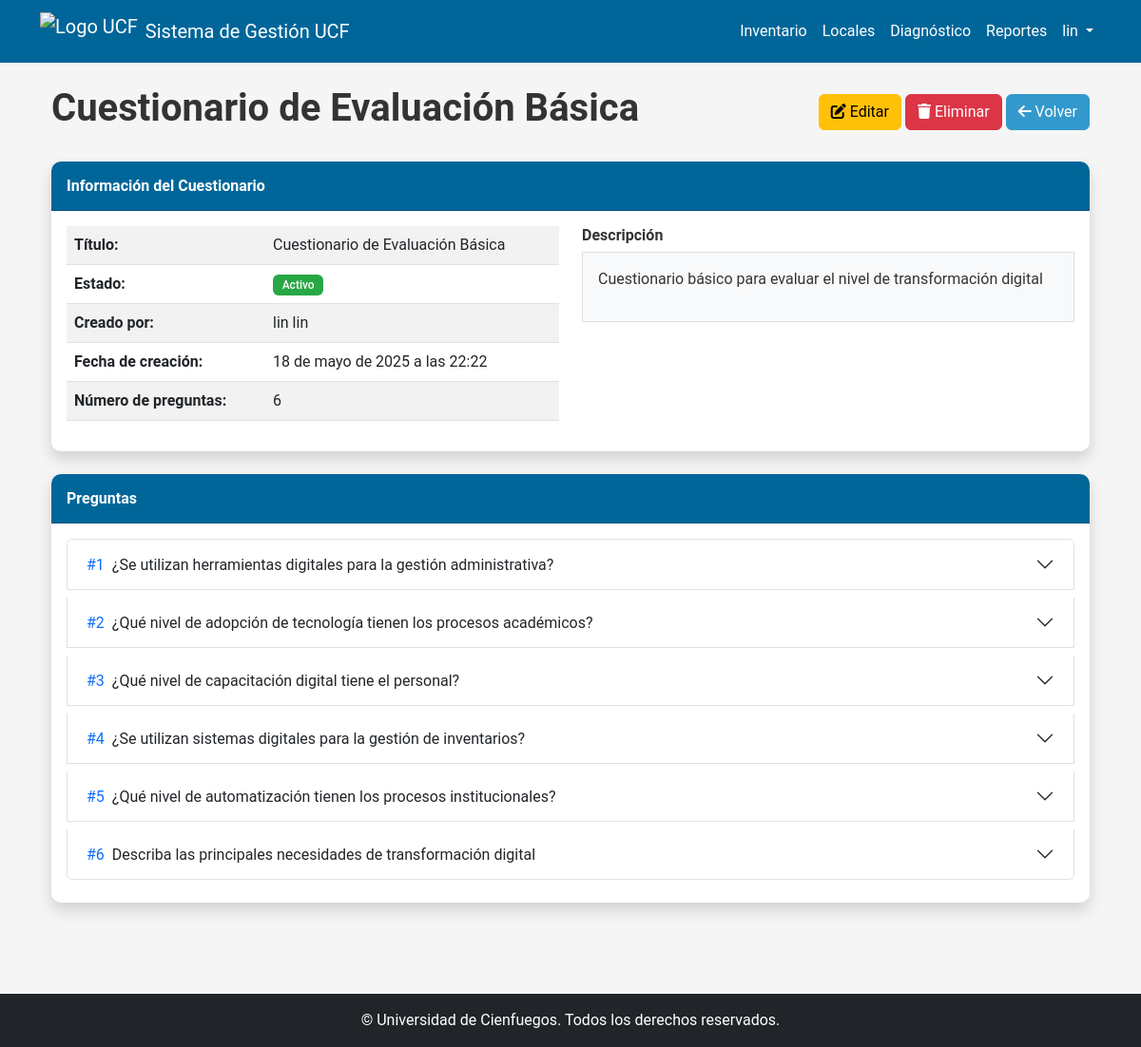
Page /diagnostico/cuestionarios/1/ (signed in) on the committed database.
### diagnostico/models.py (models this page shows, shortened)
class Cuestionario(models.Model):
    titulo = models.CharField(max_length=200)
    descripcion = models.TextField()
    creado_por = models.ForeignKey(
        User, on_delete=models.SET_NULL, null=True, related_name='cuestionarios_creados')
    fecha_creacion = models.DateTimeField(auto_now_add=True)
    activo = models.BooleanField(default=True)
    class Meta:
        verbose_name = "Cuestionario"
        verbose_name_plural = "Cuestionarios"

class Pregunta(models.Model):
    TIPO_CHOICES = [
        ('escala', 'Escala (1-5)'),
        ('si_no', 'Sí/No'),
        ('texto', 'Texto libre'),
    ]
    cuestionario = models.ForeignKey(
        Cuestionario, on_delete=models.CASCADE, related_name='preguntas')
    texto = models.TextField()
    tipo = models.CharField(max_length=20, choices=TIPO_CHOICES)
    categoria = models.CharField(max_length=100)
    orden = models.IntegerField(default=0)
    class Meta:
        verbose_name = "Pregunta"
        verbose_name_plural = "Preguntas"
        ordering = ['orden']

### diagnostico/views.py (the view)
# urls.py: path('cuestionarios/<int:pk>/', views.cuestionario_detail,
@login_required
def cuestionario_detail(request, pk):
    cuestionario = get_object_or_404(Cuestionario, pk=pk)
    preguntas = Pregunta.objects.filter(
        cuestionario=cuestionario).order_by('orden')
    LogActividad.objects.create(
        usuario=request.user,
        accion=f"Consulta de cuestionario: {cuestionario.titulo}",
        detalles=f"Cuestionario ID: {cuestionario.id}"
    )
    return render(request, 'diagnostico/cuestionario_detail.html', {
        'cuestionario': cuestionario,
        'preguntas': preguntas
    })

### templates/diagnostico/cuestionario_detail.html (shortened to what this page needs)
{% extends 'base/base.html' %}
{% block content %}
<div class="container">
    <div class="d-flex justify-content-between align-items-center mb-4">
        <h1>{{ cuestionario.titulo }}</h1>
        <div>
            <a href="{% url 'cuestionario_edit' pk=cuestionario.id %}" class="btn btn-warning">
                <i class="fas fa-edit"></i> Editar
            </a>
            <a href="{% url 'cuestionario_delete' pk=cuestionario.id %}" class="btn btn-danger">
                <i class="fas fa-trash"></i> Eliminar
            </a>
            <a href="{% url 'cuestionario_list' %}" class="btn btn-secondary">
                <i class="fas fa-arrow-left"></i> Volver
            </a>
        </div>
    </div>
    <div class="row">
        <div class="col-lg-12">
            <div class="card shadow mb-4">
                <div class="card-header py-3">
                    <h6 class="m-0 font-weight-bold">Información del Cuestionario</h6>
                </div>
                <div class="card-body">
                    <div class="row">
                        <div class="col-md-6">
                            <table class="table table-striped">
                                <tr>
                                    <th>Título:</th>
                                    <td>{{ cuestionario.titulo }}</td>
                                </tr>
                                <tr>
                                    <th>Estado:</th>
                                    <td>
                                        {% if cuestionario.activo %}
                                            <span class="badge bg-success">Activo</span>
                                        {% else %}
                                            <span class="badge bg-secondary">Inactivo</span>
                                        {% endif %}
                                    </td>
                                </tr>
                                <tr>
                                    <th>Creado por:</th>
                                    <td>{{ cuestionario.creado_por.get_full_name }}</td>
                                </tr>
                                <tr>
                                    <th>Fecha de creación:</th>
                                    <td>{{ cuestionario.fecha_creacion }}</td>
                                </tr>
                                <tr>
                                    <th>Número de preguntas:</th>
                                    <td>{{ preguntas|length }}</td>
                                </tr>
                            </table>
                        </div>
                        <div class="col-md-6">
                            <h6>Descripción</h6>
                            <div class="border p-3 bg-light">
                                {{ cuestionario.descripcion|linebreaks }}
                            </div>
                        </div>
                    </div>
                </div>
            </div>
        </div>
    </div>
    <div class="row">
        <div class="col-12">
            <div class="card shadow mb-4">
                <div class="card-header py-3">
                    <h6 class="m-0 font-weight-bold">Preguntas</h6>
                </div>
                <div class="card-body">
                    {% if preguntas %}
                        <div class="accordion" id="accordionPreguntas">
                            {% for pregunta in preguntas %}
                                <div class="accordion-item mb-2">
                                    <h2 class="accordion-header" id="heading{{ pregunta.id }}">
                                        <button class="accordion-button collapsed" type="button" data-bs-toggle="collapse" data-bs-target="#collapse{{ pregunta.id }}" aria-expanded="false" aria-controls="collapse{{ pregunta.id }}">
                                            <span class="me-2 text-primary">#{{ pregunta.orden }}</span> {{ pregunta.texto|truncatechars:100 }}
                                        </button>
                                    </h2>
                                </div>
                            {% endfor %}
                        </div>
                    {% else %}
                        <p class="text-center">No hay preguntas registradas para este cuestionario.</p>
                    {% endif %}
                </div>
            </div>
        </div>
    </div>
</div>
{% endblock %}

### templates/base/base.html (shortened to what this page needs)
<!DOCTYPE html>
<html lang="es">
<head>
    <link href="https://cdn.jsdelivr.net/npm/bootstrap@5.3.0-alpha1/dist/css/bootstrap.min.css" rel="stylesheet">
    <link rel="stylesheet" href="/static/css/main.css">
</head>
<body>
    <header>
        <nav class="navbar navbar-expand-lg navbar-dark bg-primary">
            <div class="container">
                <a class="navbar-brand d-flex align-items-center" href="/">
                    <img src="/static/img/logo_ucf.png" alt="Logo UCF" height="40" class="me-2">
                    <span>Sistema de Gestión UCF</span>
                </a>
                <div class="collapse navbar-collapse" id="navbarNav">
                    <ul class="navbar-nav ms-auto">
                        {% if user.is_authenticated %}
                            <li class="nav-item">
                                <a class="nav-link" href="/inventario/">Inventario</a>
                            </li>
                            <li class="nav-item">
                                <a class="nav-link" href="/locales/">Locales</a>
                            </li>
                            <li class="nav-item">
                                <a class="nav-link" href="/diagnostico/">Diagnóstico</a>
                            </li>
                            <li class="nav-item">
                                <a class="nav-link" href="/reportes/">Reportes</a>
                            </li>
                            <li class="nav-item dropdown">
                                <a class="nav-link dropdown-toggle" href="#" id="navbarDropdown" role="button" data-bs-toggle="dropdown">
                                    {{ user.username }}
                                </a>
                            </li>
                        {% else %}
                            <li class="nav-item">
                                <a class="nav-link" href="/usuarios/login/">Iniciar sesión</a>
                            </li>
                        {% endif %}
                    </ul>
                </div>
            </div>
        </nav>
    </header>
    <main class="container py-4">
        {% block content %}{% endblock %}
    </main>
    <footer class="bg-dark text-white mt-5 py-3">
        <div class="container text-center">
            <p class="mb-0">© {{ current_year }} Universidad de Cienfuegos. Todos los derechos reservados.</p>
        </div>
    </footer>
</body>
</html>

### static/css/main.css (style rules this page uses)
:root { --primary: #006699; --secondary: #3399CC; --tertiary: #48A5C6; --light: #F5F5F5; --dark: #333333; --gray: #666666; --white: #FFFFFF; --light-gray: #E0E0E0; }
body { font-family: 'Roboto', 'Segoe UI', 'Arial', sans-serif; color: var(--dark); background-color: var(--light); min-height: 100vh; display: flex; flex-direction: column; }
main { flex-grow: 1; }
h1, h2, h3, h4, h5, h6 { color: var(--dark); font-weight: 600; }
p, li, td, th, input, select, textarea { color: var(--dark); }
a { color: var(--primary); text-decoration: none; transition: color 0.2s; }
.navbar-dark.bg-primary { background-color: var(--primary) !important; }
.navbar-dark .navbar-nav .nav-link { color: var(--white); }
.navbar-brand { color: var(--white) !important; }
.navbar-brand img { transition: transform 0.3s ease; }
.btn-secondary { background-color: var(--secondary); border-color: var(--secondary); color: var(--white); }
.card { border: none; border-radius: 10px; box-shadow: 0 4px 6px rgba(0, 0, 0, 0.1); transition: transform 0.3s ease, box-shadow 0.3s ease; background-color: var(--white); }
.card-header { background-color: var(--primary); color: var(--white); border-radius: 10px 10px 0 0 !important; font-weight: 600; }
.card-header .m-0 { color: var(--white); }
.table { color: var(--dark); }
.badge { font-weight: 500; padding: 0.4em 0.8em; }
.badge.bg-success { background-color: #28a745 !important; color: var(--white); }
footer { background-color: var(--primary) !important; color: var(--white); }
footer p { color: var(--white); margin-bottom: 0; }

### rows in the picture
Cuestionario: titulo "Cuestionario de Evaluación Básica", creado_por.get_full_name "lin lin", fecha_creacion "18 de mayo de 2025 a las 22:22", descripcion "Cuestionario básico para evaluar el nivel de transformación digital"
Pregunta: orden "1", texto "¿Se utilizan herramientas digitales para la gestión administrativa?"
Pregunta: orden "2", texto "¿Qué nivel de adopción de tecnología tienen los procesos académicos?"
Pregunta: orden "3", texto "¿Qué nivel de capacitación digital tiene el personal?"
Pregunta: orden "4", texto "¿Se utilizan sistemas digitales para la gestión de inventarios?"
Pregunta: orden "5", texto "¿Qué nivel de automatización tienen los procesos institucionales?"
Pregunta: orden "6", texto "Describa las principales necesidades de transformación digital"

### other values in the picture
{{ user.username }} "lin"
{{ preguntas|length }} "6"
